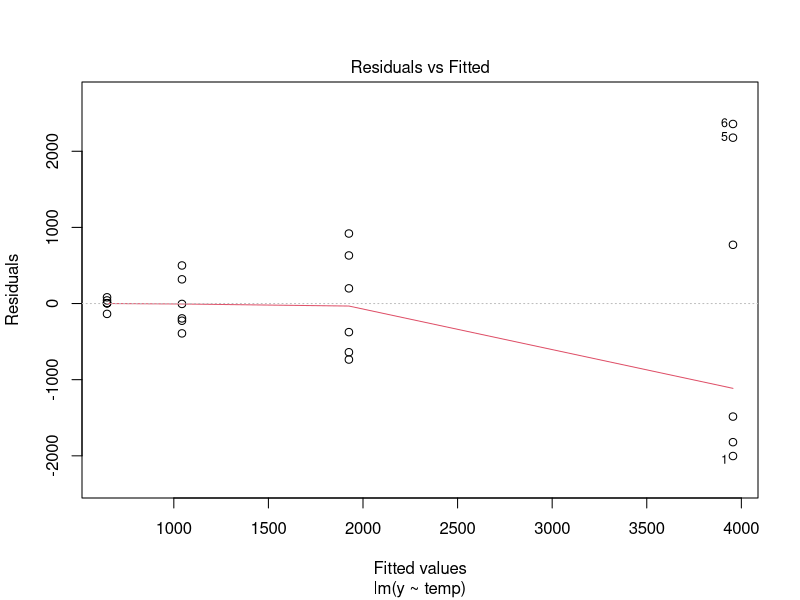
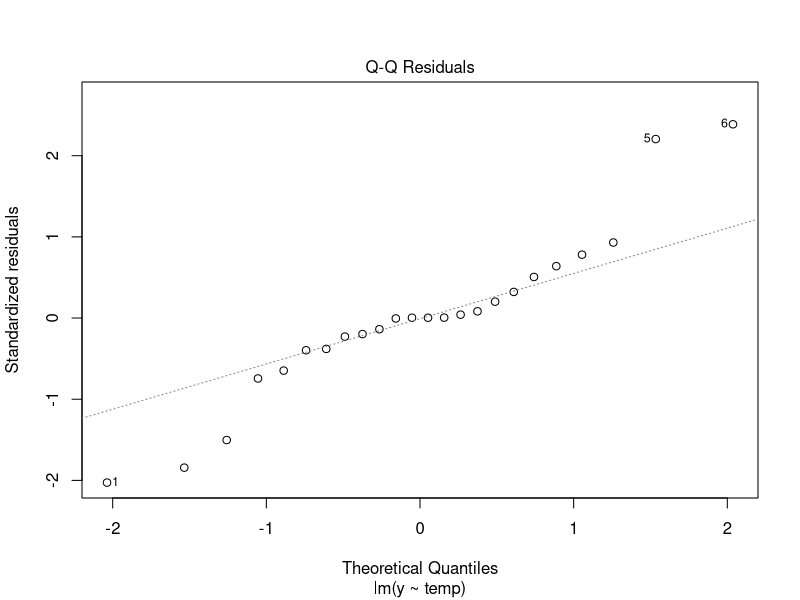
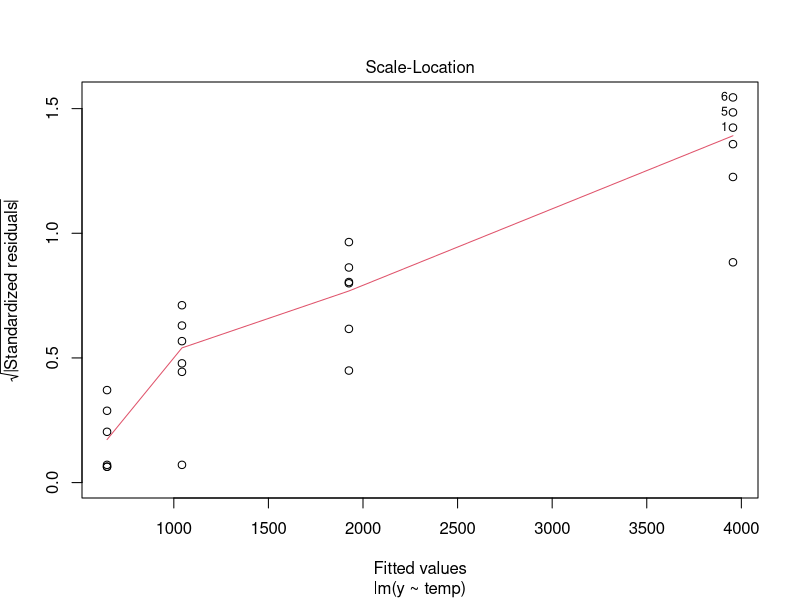
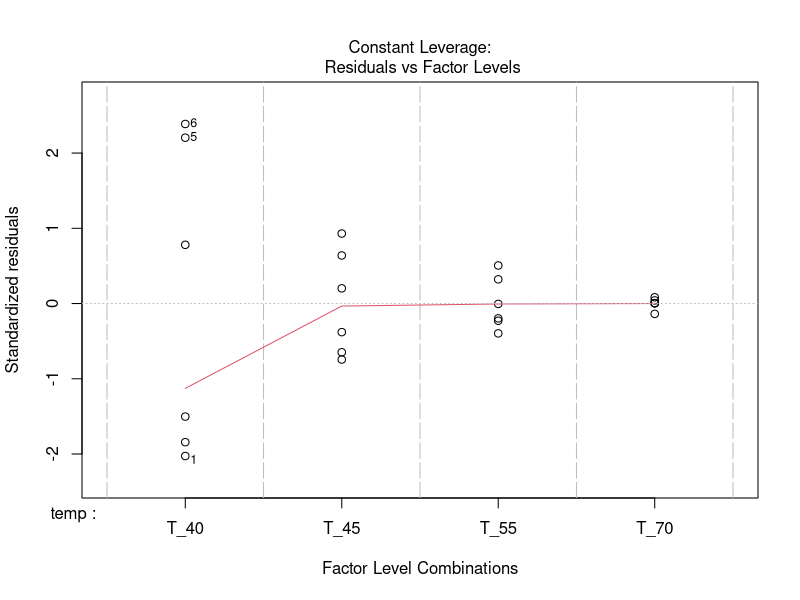
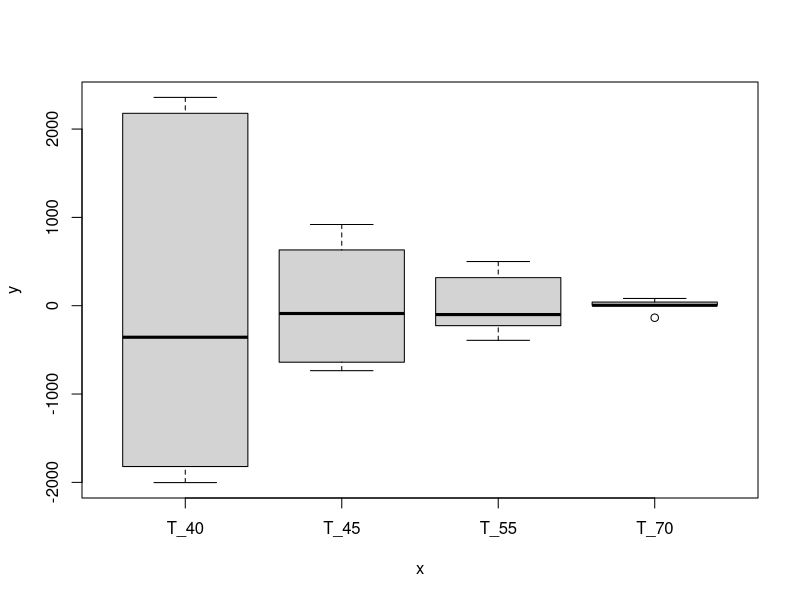
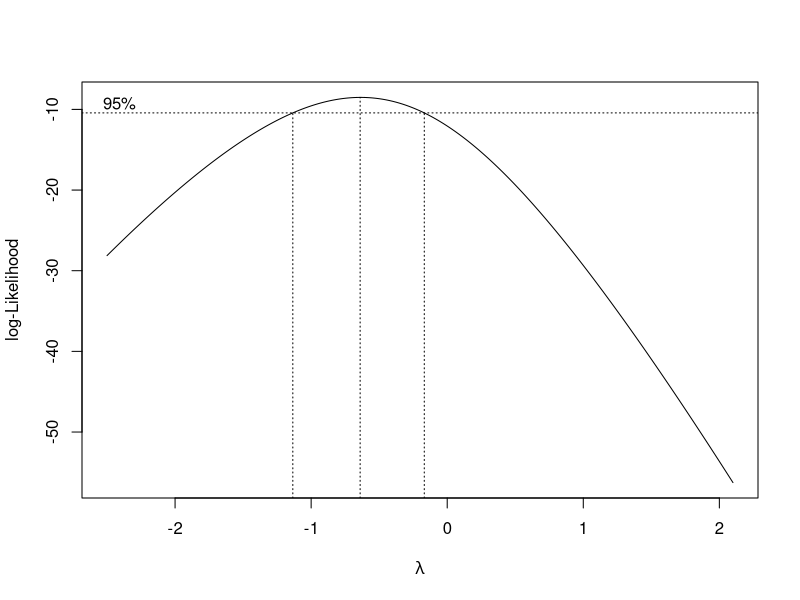

Source code (R) for these figures, in order:
## ---- chunk 1
temp_40 = c(1953, 2135, 2471, 4727, 6134, 6314)
temp_45 = c(1190, 1286, 1550, 2125, 2557, 2845)
temp_55 = c(651,  817,  848,  1038, 1361, 1543)
temp_70 = c(511,  651,  651,  652,  688,  729)
y = c(temp_40, temp_45, temp_55, temp_70)
T_40 = rep("T_40",6)
T_45 = rep("T_45",6)
T_55 = rep("T_55",6)
T_70 = rep("T_70",6)
temp = as.factor(c(T_40,T_45,T_55,T_70))
## ---- chunk 2
temp_aov   = aov(y ~ temp)
temp_model = lm(y ~ temp)
## ---- chunk 3
summary(temp_aov)
## ---- chunk 4
plot(temp_model)
## ---- chunk 5
temp_res = temp_model$residuals
stem(temp_res)
## ---- chunk 6
shapiro.test(temp_res)
## ---- chunk 7
plot(temp, temp_res)
## ---- chunk 8
temp_matrix = rbind(temp_40,temp_45,temp_55,temp_70)
median = apply(temp_matrix,1,median)
z = abs(temp_matrix - median)
z_vector = c(t(z))

levi = aov(z_vector ~ temp)
summary(levi)
## ---- chunk 9
means = apply(temp_matrix, 1, mean)
stdv = apply(temp_matrix, 1, sd)
x_log = log(means)
y_log = log(stdv)
reg.fit = lm(y_log~x_log)
summary(reg.fit)
## ---- chunk 10
library(MASS)
like = boxcox(y + 1 ~ temp, lambda = seq(-2.5,2.1,.01))
like_max = max(like$y)
imax = which(like$y == like_max)
thmax = like$x[imax]
thmax
## ---- chunk 11
y_trans = 1/y
## ---- chunk 12
shapiro.test(y_trans)
## ---- chunk 13
temp_matrix_trans = 1/temp_matrix
median_trans = apply(temp_matrix_trans,1,median)
z_trans = abs(temp_matrix_trans - median_trans)
z_vector_trans = c(t(z_trans))

levi_trans = aov(z_vector_trans ~ temp)
summary(levi_trans)
## ---- chunk 14
Compare_original = TukeyHSD(temp_aov, "temp", ordered = FALSE, .95)
Compare_original
## ---- chunk 15
temp_trans_aov = aov(y_trans ~ temp)
Compare_trans = TukeyHSD(temp_trans_aov, "temp", ordered = FALSE, .95)
Compare_trans
## ---- chunk 16
1 - (1 - .05)^(1/3)
## ---- chunk 17
linear = c(-5,-3,1,7)
quadratic = c(9,-3,-13,7)
cubic = c(-5,9,-5,1)
## ---- chunk 18
C = c(sum(linear*means), sum(quadratic*means), sum(cubic*means))
D = c(sum(linear^2), sum(quadratic^2), sum(cubic^2))
SS = C^2/(1/6 * D)
C
D
SS
## ---- chunk 19
SStotal = sum((y - mean(y))^2)
SSerror = SStotal - sum(SS)
MSE = SSerror/21
## ---- chunk 20
F = SS/MSE
p_values = 1 - pf(F, df1 = 1, df2 = 21)
p_values
## ---- chunk 21
means = apply(1/temp_matrix, 1, mean)
C = c(sum(linear*means), sum(quadratic*means), sum(cubic*means))
D = c(sum(linear^2), sum(quadratic^2), sum(cubic^2))
SS = C^2/(1/6 * D)
C
D
SS
## ---- chunk 22
SStotal = sum((1/y - mean(1/y))^2)
SSerror = SStotal - sum(SS)
MSE = SSerror/21
## ---- chunk 23
F = SS/MSE
p_values = 1 - pf(F, df1 = 1, df2 = 21)
p_values
